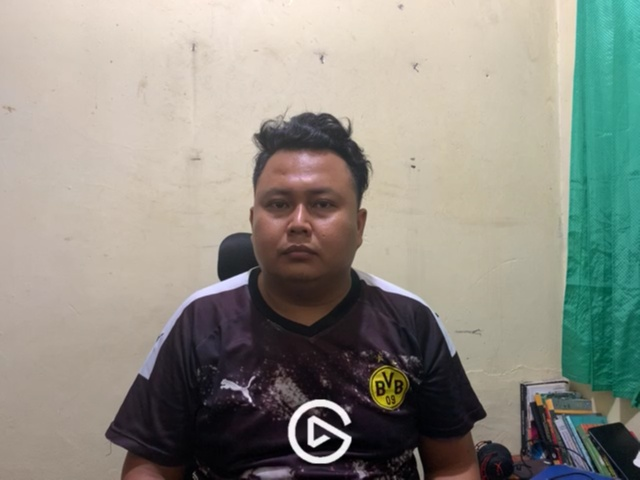
#> input picture datasetfoto/70/70.1.jpg, 640 x 480 px, given in place of the camera
$ python 03_test_realtime.py
#> lines starting #> are read from the running program, lines starting #| are printed output that depends on the picture; after the words box and inside, x2 and y2 are one past the last pixel; in counts of white or black regions, pixels touching at a corner belong together
import cv2
import numpy as np

w1 = np.load('weightbias/w1.npy')  # weight layer 1
#> (reads weightbias/w1.npy from the repository)
b1 = np.load('weightbias/b1.npy')  # bias layer 1
#> (reads weightbias/b1.npy from the repository)
w2 = np.load('weightbias/w2.npy')  # weight layer 2
#> (reads weightbias/w2.npy from the repository)
b2 = np.load('weightbias/b2.npy')  # bias layer 2
#> (reads weightbias/b2.npy from the repository)


def normalize(data, minimal, maximal):
    y = np.float32(data)
    for x in range(data.size):
        y[x] = 2*(data[x]-minimal)/(maximal-minimal) - 1
    return y


def denormalize(data, minimal, maximal):
    y = np.float32(data)
    for x in range(data.size):
        y[x] = 0.5*(data[x]+1)*(maximal-minimal) + minimal
    return y


def sigmoid(x):
    y = 1/(1+np.exp(-x))
    return y


def dsigmoid(x):
    y = (1/(1+np.exp(-x)))*(1-(1/(1+np.exp(-x))))


def tansig(x):
    y = (np.exp(x)-np.exp(-x))/(np.exp(x)+np.exp(-x))
    return y


def dtansig(x):
    y = 1 - ((np.exp(x)-np.exp(-x))/(np.exp(x)+np.exp(-x)))**2
    return y


# Definisi fungsi simulasi real-time
def putTextInRectange(image, text, position):
    x, y = position[0], position[1]
    (txt_w, txt_h), bline = cv2.getTextSize(
        text, cv2.FONT_HERSHEY_SCRIPT_COMPLEX, 0.8, 1)
    cv2.rectangle(image, (x-2, y-6), (x+200, y-35+bline),
                  (0, 255, 255), cv2.FILLED)
    cv2.putText(image, text, (x, y-10),
                cv2.FONT_HERSHEY_SCRIPT_COMPLEX, 0.7, (0, 0, 0), 2)


font = cv2.FONT_HERSHEY_SIMPLEX


def drawBoxAndWriteText(image, findfaces):
    for (x, y, w, h) in findfaces:
        cv2.rectangle(image, (x, y), (x+w, y+h), (0, 0, 255), 4)
        cv2.putText(image, 'face: '+str(w),
                    (10, 30), font, 0.6, (0, 0, 255), 2)

        # Neural net
        i = np.array([h])
        norm = normalize(i, 0, 480)
        h_layer = sigmoid(
            np.add(np.matmul(w1, norm[0].reshape(1, 1)), b1))  # F1(w1*x+b1)
        o_layer = tansig(np.add(np.matmul(w2, h_layer), b2))  # F2(w2*x+b2)
        denorm = denormalize(o_layer, 0, 480)

        out = np.round(denorm[0, 0], 2)
        putTextInRectange(image, 'Distance: '+str(out)+' cm ', (x, y))


def drawBox(image, FindEyes):
    for (ex, ey, ew, eh) in FindEyes:
        cv2.rectangle(image, (ex, ey), (ex+ew, ey+eh), (0, 255, 153), 2)
        cv2.putText(image, 'LE: '+str(ew),
                    (10, 50), font, 0.6, (0, 0, 255), 2)
        cv2.putText(image, 'RE: '+str(eh),
                    (10, 70), font, 0.6, (0, 0, 255), 2)


# Simulasi Real-time
cap = cv2.VideoCapture(1)

# Define the codec and create VideoWriter object
fourcc = cv2.VideoWriter_fourcc(*'XVID')
out = cv2.VideoWriter('distance_measurement.mp4', fourcc, 30.0, (640, 480))

width = cap.get(3)  # float `width`
height = cap.get(4)  # float `height
print(width, height)
face_cascade = cv2.CascadeClassifier(
    cv2.data.haarcascades + 'haarcascade_frontalface_default.xml')
eye_cascade = cv2.CascadeClassifier(
    cv2.data.haarcascades + 'haarcascade_eye_tree_eyeglasses.xml')
while(True):
    ret, frame = cap.read()
#> frame is the input picture: shape (480, 640, 3); mean B, G, R 133.1, 142.8, 143.4
    if ret:
        gray = cv2.cvtColor(frame, cv2.COLOR_BGR2GRAY)
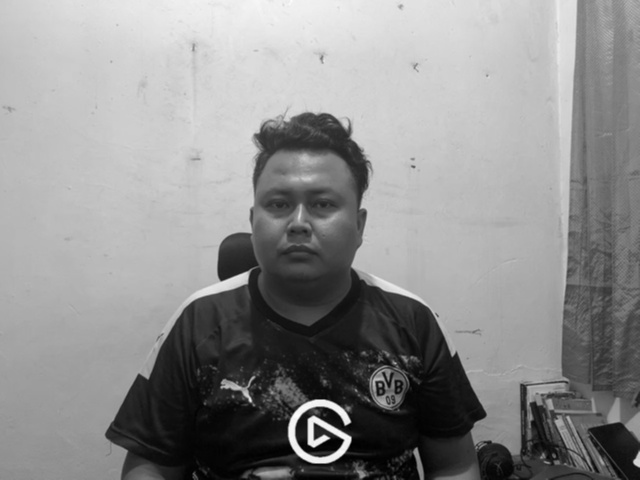
#> gray: shape (480, 640); min 0, max 253, mean 141.8
        faces = face_cascade.detectMultiScale(gray, 1.2, 5)
#> faces = [[240, 156, 123, 123]]
        eyes = eye_cascade.detectMultiScale(gray, 1.2, 5)
#> eyes = [[312, 193, 23, 23], [266, 192, 26, 26]]
        drawBoxAndWriteText(frame, faces)
#> the loop in drawBoxAndWriteText, `for (x, y, w, h) in findfaces:` made 1 pass
#> (w, h, norm, o_layer, denorm) on pass 1: (123, 123, [-0.488], [-0.705], [70.86])
#> after the loop in drawBoxAndWriteText, `for (x, y, w, h) in findfaces:`:
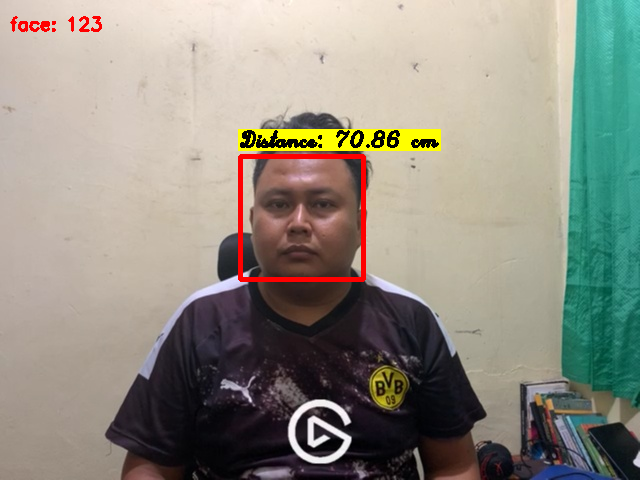
#> image: shape (480, 640, 3); mean B, G, R 130.1, 142.1, 145
        drawBox(frame, eyes)
#> the loop in drawBox, `for (ex, ey, ew, eh) in FindEyes:` made 2 passes
#> after the loop in drawBox, `for (ex, ey, ew, eh) in FindEyes:`:
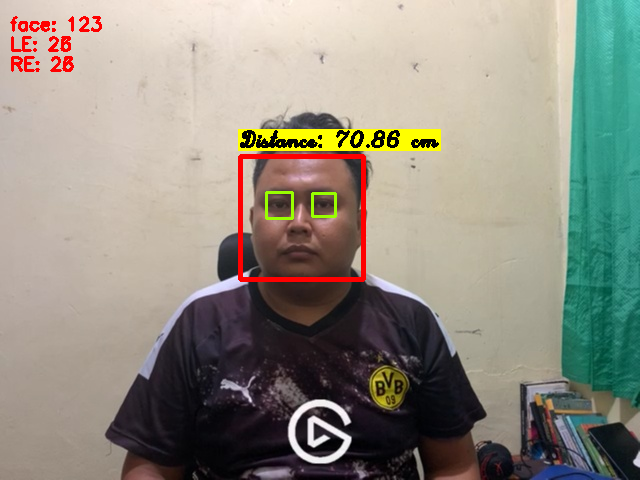
#> image: shape (480, 640, 3); 0.48% of pixels changed, all inside (x1, y1, x2, y2) = (11, 36, 337, 220)

        cv2.imshow('Distance', frame)
    else:
        print("Tangkapan gagal")
        break
    out.write(frame)
    keybrd = cv2.waitKey(1)
#> (key q is pressed here)
    if keybrd == ord('s'):
        cv2.imwrite('Jarak_wajah.jpg', frame)
    if keybrd == ord('q') or keybrd == 27:
        break
cap.release()
cv2.destroyAllWindows()
